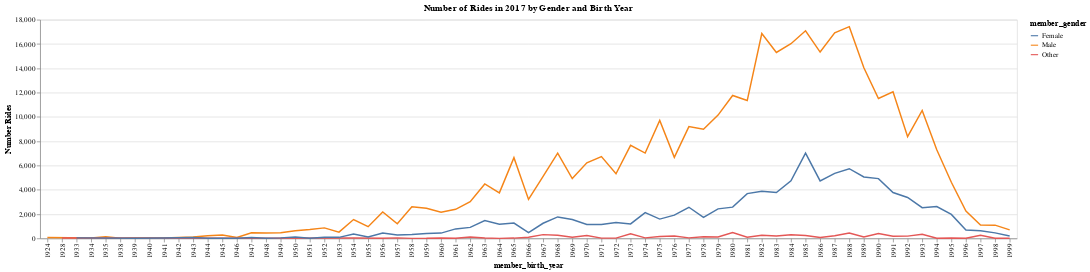

Notebook source saved alongside this figure:
### Code cell
alt.Chart(age_gender, title = "Number of Rides in 2017 by Gender and Birth Year").mark_line().encode(
    x='member_birth_year:O',
    y=alt.Y('trip_id', title = "Number Rides"),
    color='member_gender:N'
)

### Figure 1 — Vega-Lite specification as saved in the notebook (floating-point values rounded to 4 significant figures; data arrays with more than 128 entries replaced by an {"elided": "..."} marker saying what was removed)
{"config": {"view": {"continuousWidth": 400, "continuousHeight": 300}}, "data": {"name": "data-a966646caa31a571d67aa9142c64624a"}, "mark": "line", "encoding": {"color": {"type": "nominal", "field": "member_gender"}, "x": {"type": "ordinal", "field": "member_birth_year"}, "y": {"type": "quantitative", "field": "trip_id", "title": "Number Rides"}}, "title": "Number of Rides in 2017 by Gender and Birth Year", "$schema": "https://vega.github.io/schema/vega-lite/v4.8.1.json", "datasets": {"data-a966646caa31a571d67aa9142c64624a": {"elided": "173 records"}}}
